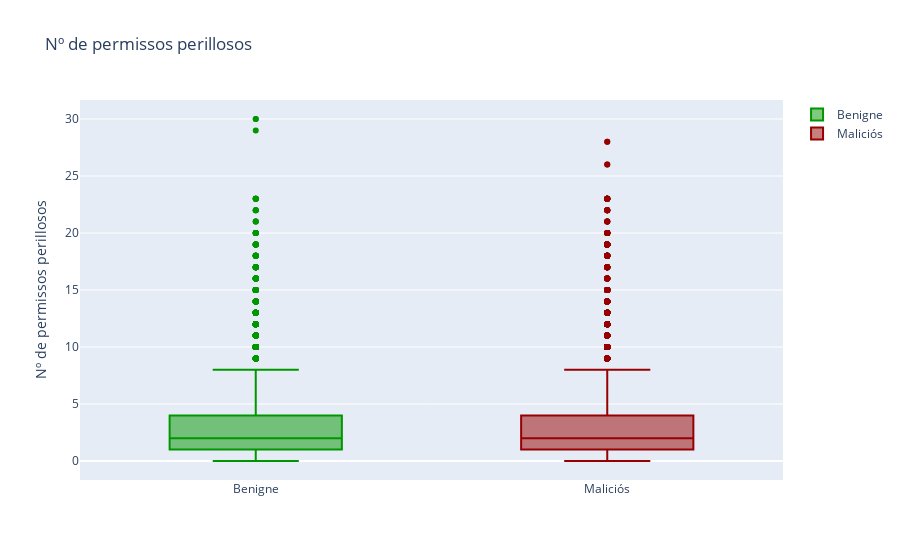

Source (notebook cell):
### Code cell
Benigne = go.Box(
    y=(dataset['Dangerous permissions count'][dataset.Class==0]),
    name = 'Benigne',
    marker = dict(
        color = 'rgb(0,150,0)',
    )
)

Malicios = go.Box(
    y=(dataset['Dangerous permissions count'][dataset.Class==1]),
    name = 'Maliciós',
    marker = dict(
        color = 'rgb(150,0,0)',
    )
)

layout = go.Layout(
    title = "Nº de permissos perillosos",
    yaxis= {'title': 'Nº de permissos perillosos'}
)

data = [Benigne, Malicios]
py.iplot({'data': data, 'layout': layout})

### Figure 1 — Plotly figure (JSON) as saved in the notebook; plotly's stock layout.template omitted (floating-point values rounded to 4 significant figures; data arrays with more than 128 entries replaced by an {"elided": "..."} marker saying what was removed)
{"data": [{"marker": {"color": "rgb(0,150,0)"}, "name": "Benigne", "type": "box", "y": {"elided": "9999 int values"}}, {"marker": {"color": "rgb(150,0,0)"}, "name": "Maliciós", "type": "box", "y": {"elided": "20000 int values"}}], "layout": {"title": {"text": "Nº de permissos perillosos"}, "yaxis": {"title": {"text": "Nº de permissos perillosos"}}}}
